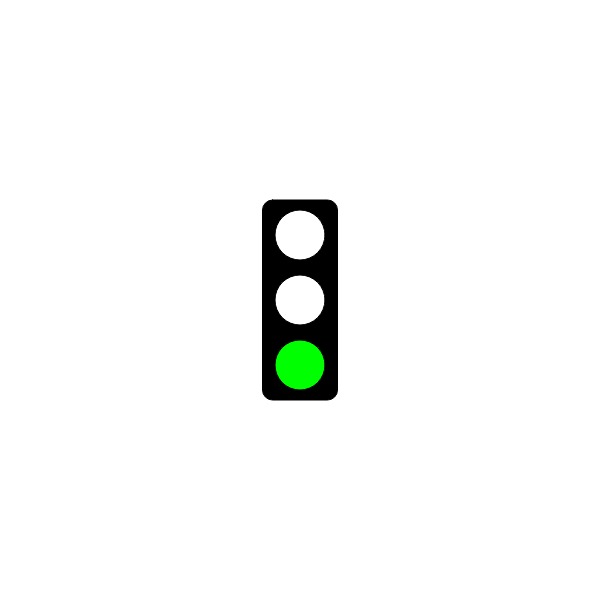
Frame 1 (no input)
Frame 60 (no input): identical to frame 1, image omitted
Frame 120 (the mouse pressed at the canvas centre since frame 60): identical to frame 1, image omitted

The p5.js sketch that drew this single still picture (run headless with seeded random() and noise() and a simulated clock; from frame 60 on, the mouse is pressed at the canvas centre):

// p5.js sketch
// ── sketch.js
// Traffic Light Starter Code
// Arbe Chumala
// Feb 27 2025

// GOAL: make a 'traffic light' simulator. For now, just have the light
// changing according to time. You may want to investigate the millis()
// function at https://p5js.org/reference/#/p5/millis

let greenTime = 3000;
let yellowTime = 1000;
let redTime = 5000;
let mode = "green";
let lastSwitch = 0;

function setup() {
  createCanvas(600, 600);
}

function draw() {
  background(255);
  drawOutlineOfLights();
  checkSwitchTime();
}

function drawOutlineOfLights() {
  //box
  rectMode(CENTER);
  fill(0);
  rect(width/2, height/2, 75, 200, 10);

  //lights
  fill(255);
  ellipse(width/2, height/2 - 65, 50, 50); //top
  ellipse(width/2, height/2, 50, 50); //middle
  ellipse(width/2, height/2 + 65, 50, 50); //bottom
}

function checkSwitchTime(){
  if (mode === "green"){
    fill(0, 255, 0);
    ellipse(width/2, height/2 + 65, 50, 50); //bottom
    if (millis()-lastSwitch > greenTime){
      mode = "yellow";
      lastSwitch = millis();
    }
  }
  if (mode === "yellow"){
    fill(255, 255, 0);
    ellipse(width/2, height/2, 50, 50); //middle
    if (millis()-lastSwitch > yellowTime){
      mode = "red";
      lastSwitch = millis();
    }
  }
  if (mode === "red"){
    fill(255, 0, 0);
    ellipse(width/2, height/2 - 65, 50, 50); //top
    if (millis()-lastSwitch > redTime){
      mode = "green";
      lastSwitch = millis();
    }
  }

}
